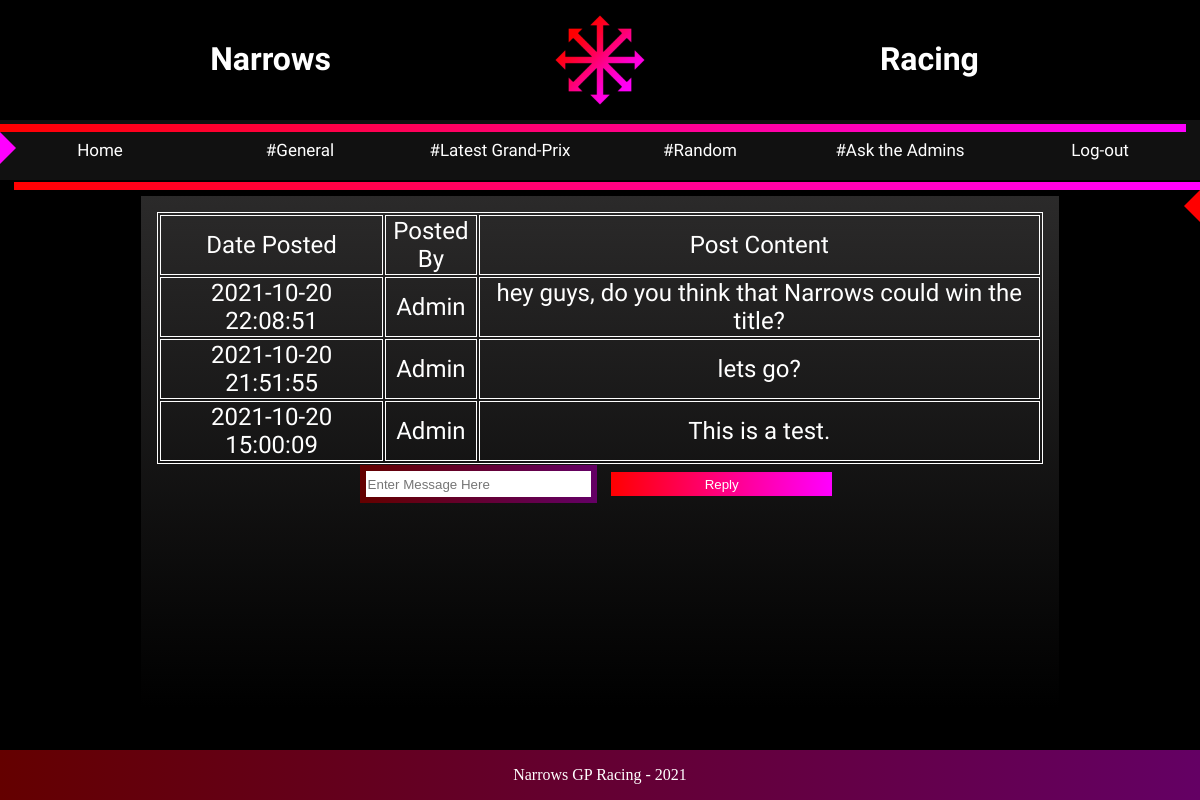
/general.php, run on the app's committed database.
### tables this page shows
CREATE TABLE `general` (
  `post_id` int(11) NOT NULL,
  `posted_by` varchar(128) NOT NULL,
  `content` text NOT NULL,
  `date` datetime NOT NULL DEFAULT current_timestamp()
);

### general.php (the view, shortened to what this page needs)
<?php
include 'header.php';
?>
<div class="textbox">
</div>
<?php
    $q = "SELECT date, posted_by, content FROM general ORDER BY post_id DESC";
    $result = mysqli_query($conn, $q);
    $counter1 = 3;
    $all_property = array();
    echo '<div class="Article">';
    echo '<table class="data-table">';
    echo '<tr class="data-heading">';
    while ($property = mysqli_fetch_field($result)){
        if ($counter1 == 3){
            echo '<td style="width:25%;">' . 'Date Posted' . '</td>';
        }
        if ($counter1 == 2){
            echo '<td style="width:10%;">' . 'Posted By' . '</td>';
        }
        if ($counter1 == 1){
            echo '<td>' . 'Post Content' . '</td>';
        }
        $counter1 = --$counter1;
        array_push($all_property, $property->name);
    }
    echo '</tr>';
    while ($row = mysqli_fetch_array($result)) {
        echo "<tr>";
        foreach ($all_property as $item) {
                echo '<td>' . $row[$item] . '</td>';
            }
        }
        echo '</tr>';
?>
</table>
<form method='post' action=''>
    <input name="message" type="text" required="required" class="textfield" id="message" placeholder="Enter Message Here">
    <input name="Reply" type="submit" class="button" id="Reply" value="Reply">
</form>
</div>
<?php
include 'footer.php';
?>

### header.php (shortened to what this page needs)
<!DOCTYPE html>
<html lang="eng">
<head>
        <link rel="stylesheet" href ="style.css">
</head>
<body style="background-color:black;">
        <div class="container">
            <div class="Title-Left">
                <h1>Narrows</h1>
            </div>
            <div class="Title-Right">
                <h1>Racing</h1>
            </div>
            <div class="Logo">
                <img src="logo.png">
            </div>
            <div class="Navbar">
                <a href="Home.php">Home</a>
                <a href="general.php">#General</a>
                <a href="latestgp.php">#Latest Grand-Prix</a>
                <a href="random.php">#Random</a>
                <a href="adminama.php">#Ask the Admins</a>
                <a href="logout.php">Log-out</a>
            </div>
            <div class="Arrow-Right">
                <div class="arrow">
                    <div class="line"></div>
                    <div class="point"></div>
                </div>
            </div>
            <div class="Arrow-Left">
                <div class="arrowL">
                    <div class="lineL"></div>
                    <div class="pointL"></div>
                </div>
            </div>

### footer.php (shortened to what this page needs)
            </div>
            <div class="Footer">
                    <p>Narrows GP Racing - 2021</p>
            </div>
    </body>
</html>

### style.css (style rules this page uses)
* { margin:0; }
.container { display: grid; grid-template-columns: 0.6fr 1.7fr 0.5fr 1.7fr 0.6fr; grid-template-rows: 0.6fr 0.5fr 0.3fr 0.3fr 3.8fr 0.5fr; gap: 0px 0px; grid-auto-flow: row; grid-template-areas: "Title-Left Title-Left Logo Title-Right Title-Right" "Navbar Navbar Navbar Navbar Navbar" "Arrow-Right Arrow-Right Arrow-Right Arrow-Right Arrow-Right" "Arrow-Left Arrow-Left Arrow-Left Arrow-Left Arrow-Left" ". Article Article Article ." "Footer Footer Footer Footer Footer"; }
.Title-Left { grid-area: Title-Left; font-family: 'Electrolize', sans-serif; text-align: center; color: white; margin: 40px auto; }
.Title-Right { grid-area: Title-Right; font-family: 'Electrolize', sans-serif; text-align: center; color: white; margin: 40px auto; }
.Logo { grid-area: Logo; }
.Logo img { width: 100px; height: 100px; display: block; margin: 10px auto; }
.Arrow-Right { grid-area: Arrow-Right; }
.Navbar { grid-area: Navbar; background-color: #111; overflow: hidden; width:100%; }
.Navbar a { float: left; padding-top: 20px; padding-bottom: 20px; color: white; font-family: 'Electrolize', sans-serif; text-decoration: none; font-size: 17px; width: 16.6667%; text-align: center; }
.Arrow-Left { grid-area: Arrow-Left; }
.Article { grid-area: Article; margin-top: -7vh; color: white; text-align: center; font-family: 'STIX Two Text', serif; padding: 2vh; font-size: 3vh; background:linear-gradient(to bottom,rgb(43, 42, 42), black); }
.Footer { grid-area: Footer; position: absolute; left: 0; bottom: 0; width: 100%; padding-top:2vh; padding-bottom:2vh; overflow: hidden; text-align: center; background:linear-gradient(to right,rgb(100, 0, 0), rgb(100, 0, 100)); color: white; }
.arrow { width:100vw; margin:-8.5vh auto; }
.line { margin-top:1.5vh; width:98.8vw; background:linear-gradient(to right,red, magenta); height:1vh; float:left; }
.point { width: 0; height: 0; border-top: 2vh solid transparent; border-bottom: 2vh solid transparent; border-left: 2vh solid magenta; float:left; }
.arrowL { width:100vw; margin:-5.8vh auto; }
.lineL { margin-top:1.5vh; width:98.8vw; background:linear-gradient(to right,red, magenta); height:1vh; float:right; }
.pointL { width: 0; height: 0; border-top: 2vh solid transparent; border-bottom: 2vh solid transparent; border-right: 2vh solid red; float:right; }
input { border-image-source: linear-gradient(to right,rgb(100, 0, 0), rgb(100, 0, 100)); border-width: 5pt; border-image-slice: 1; height:3vh; width: 25%; }
input[type=button], input[type=submit], input[type=reset] { background: linear-gradient(to right,red, magenta); border: none; color: white; margin:1vh; }
.textbox { grid-area: Article; text-align: center; color: white; font-family: 'Electrolize', sans-serif; background:linear-gradient(to bottom,rgb(43, 42, 42), black); margin-top: -7vh; font-size: 3vh; }
table { border: 1px solid white; width: 100%; table-layout: fixed; }
td,th { border: 1px solid white; }

### data on the page
general: date "2021-10-20 22:08:51", posted_by "Admin", content "hey guys, do you think that Narrows could win the title?"
general: date "2021-10-20 21:51:55", posted_by "Admin", content "lets go?"
general: date "2021-10-20 15:00:09", posted_by "Admin", content "This is a test."
